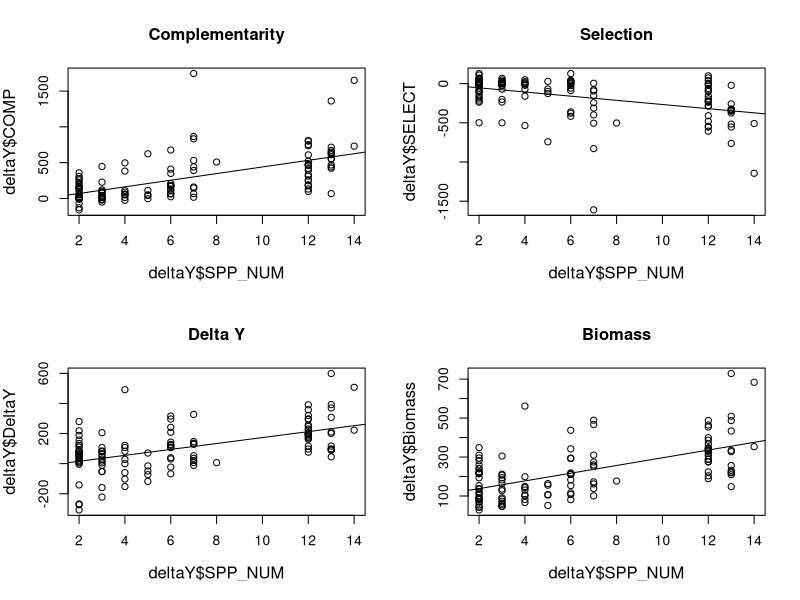

Generate this figure with R:
#####Relative yield, complementary and selection from Loreau and Hector, using cedar creek

setwd("~/Dropbox/2018WorkingFiles/Admin/Courses/Courses_short/BEF-Stressors/comp_sel example")

dat<-read.csv("Cedar_e120data2008.csv")

planted<-read.csv("Cedar_e120data2008_planted.csv")

plots<-planted$Plot

##turn into matrix
planted<-as.matrix(planted[,5:ncol(planted)])
rownames(planted)<-plots

#monocultures
monos<-as.character(dat$Plot[dat$NumSp==1])

monos<-dat[match(monos,dat$Plot),]

mono_vals_all<-apply(monos[,5:ncol(monos)],2,function(x){
	mean(x[x>0])})

##for each plot, need to calculate delta_RY,and species monoculture biomass
#use list of polycultures

poly<-as.character(dat$Plot[dat$NumSp>1])

##in list combine monoculture and polyculture biomass for species in poly

poly_list<-list()

for (i in 1:length(poly)){
	
	mon_sp<-colnames(planted)[planted[poly[i],]==1]
	poly_vals<-dat[dat$Plot==poly[i],match(mon_sp,colnames(dat))]
	mon_vals<-mono_vals_all[match(mon_sp,names(mono_vals_all))]
	
	poly_list[[i]]<-rbind(mon_vals,poly_vals)
	rownames(poly_list[[i]])<-c("mono","poly")
	names(poly_list)[[i]]<-poly[i]
	
	}
	
###calculate RY and partitioning equation

deltaY<-data.frame(comp=NULL,sel=NULL,deltaY=NULL,spp=NULL, sum_prod=NULL)

for (i in 1:length(poly_list)){
	
	RYo<-poly_list[[i]][2,]/ poly_list[[i]][1,]
	RYe<-1/ncol(poly_list[[i]])
	
	RYe<-as.vector(as.matrix(RYe))
	RYo<-as.vector(as.matrix(RYo))
	
	dRY<-RYo - RYe
	
	deltaY[i,1]<-ncol(poly_list[[i]])*
		mean(dRY)*
		mean(as.matrix(poly_list[[i]][1,]))
		
	deltaY[i,2]<-ncol(poly_list[[i]])*
		cov(dRY,as.vector(as.matrix(poly_list[[i]][1,])))
		
	deltaY[i,3]<-sum(deltaY[i,1],deltaY[i,2])	
				
	deltaY[i,4]<-length(RYo)	
	
	deltaY[i,5]<-sum(poly_list[[i]][2,])	

		
	}

names(deltaY)<-c("COMP","SELECT","DeltaY","SPP_NUM","Biomass")
rownames(deltaY)<-poly
	
	
##plot selection and comp effects	

comp<-lm(deltaY$COMP~deltaY$SPP_NUM)
summary(comp)

sel<-lm(deltaY$SELECT~deltaY$SPP_NUM)
summary(sel)

Dy<-lm(deltaY$DeltaY~deltaY$SPP_NUM)
summary(Dy)

prod<-lm(deltaY$Biomass~deltaY$SPP_NUM)
summary(prod)

quartz()
par(mfrow=c(2,2),cex.lab=1.2)

plot(deltaY$COMP~deltaY$SPP_NUM,main="Complementarity")
abline(comp)

plot(deltaY$SELECT~deltaY$SPP_NUM,main="Selection")
abline(sel)

plot(deltaY$DeltaY~deltaY$SPP_NUM,main="Delta Y")
abline(Dy)

plot(deltaY$Biomass~deltaY$SPP_NUM,main="Biomass")
abline(prod)




